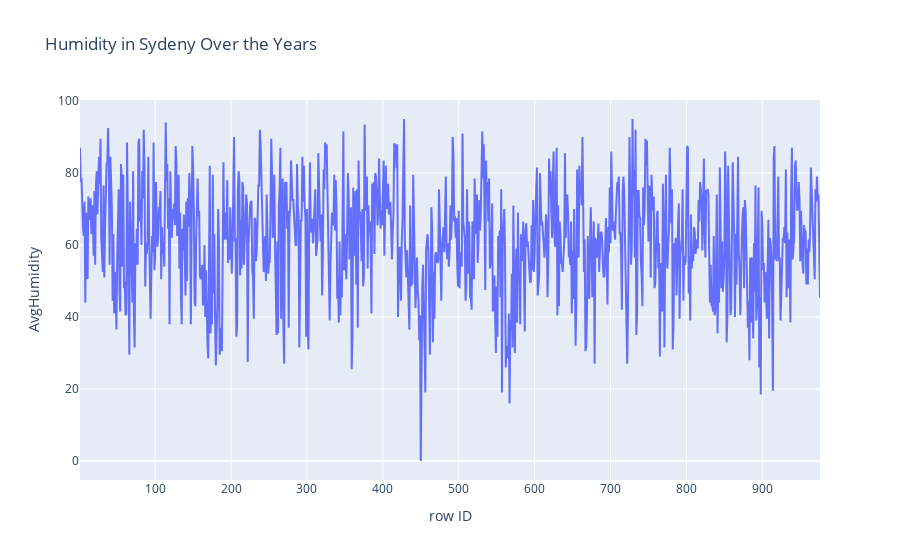

The cell this chart's notebook holds for it:
### Code cell
figure = px.line(data, x="row ID", 
                 y="AvgHumidity", 
                 title='Humidity in Sydeny Over the Years')
figure.show()

### Figure 1 — Plotly figure (JSON) as saved in the notebook; plotly's stock layout.template omitted (floating-point values rounded to 4 significant figures; data arrays with more than 128 entries replaced by an {"elided": "..."} marker saying what was removed)
{"data": [{"hovertemplate": "row ID=%{x}<br>AvgHumidity=%{y}<extra></extra>", "legendgroup": "", "line": {"color": "#636efa", "dash": "solid"}, "marker": {"symbol": "circle"}, "mode": "lines", "name": "", "orientation": "v", "showlegend": false, "type": "scatter", "x": {"elided": "976 int values"}, "xaxis": "x", "y": {"elided": "976 float values"}, "yaxis": "y"}], "layout": {"legend": {"tracegroupgap": 0}, "title": {"text": "Humidity in Sydeny Over the Years"}, "xaxis": {"anchor": "y", "domain": [0, 1], "title": {"text": "row ID"}}, "yaxis": {"anchor": "x", "domain": [0, 1], "title": {"text": "AvgHumidity"}}}}
